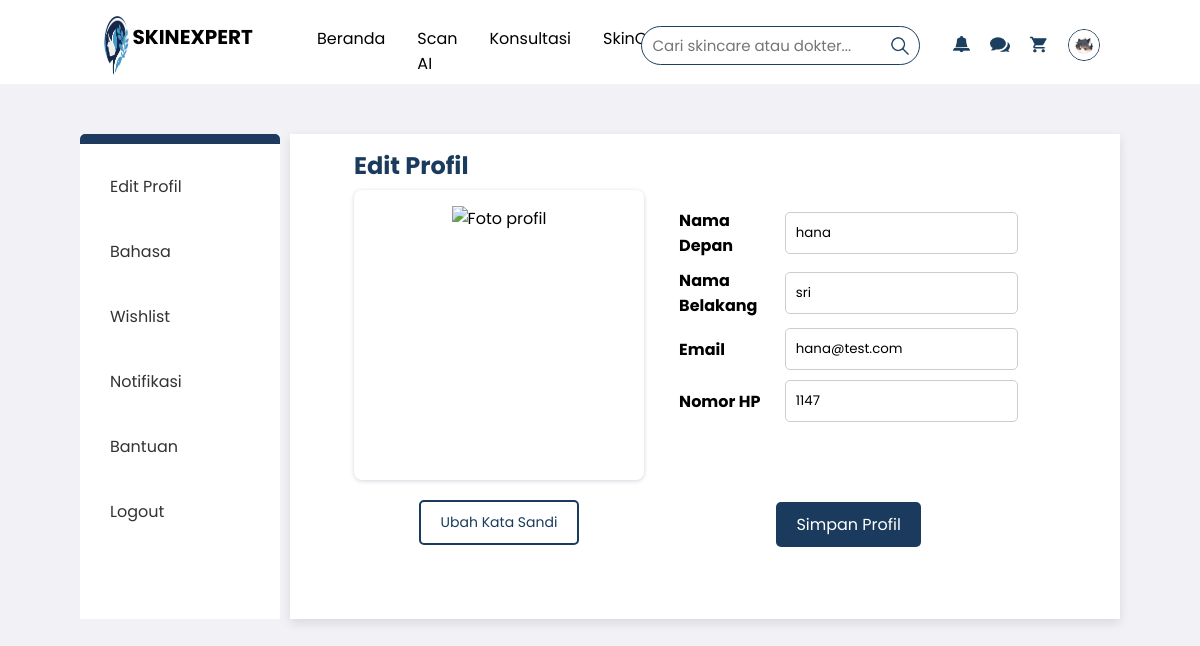
The page /Setting/setting.php (signed in) on the database its author committed.
### tables this page shows
CREATE TABLE `user` (
  `namadepan` varchar(20) NOT NULL,
  `namabelakang` varchar(20) NOT NULL,
  `email` varchar(50) NOT NULL,
  `nohp` int NOT NULL,
  `katasandi` varchar(255) NOT NULL,
  `gambar_user` varchar(255) DEFAULT NULL
);

### Setting/setting.php (the view, shortened to what this page needs)
<?php
include '../asset/dbskin.php';
$email = $_SESSION['email'];
$query = "
    SELECT namadepan, namabelakang, email, nohp, gambar_user
    FROM user
    WHERE email = '$email'
";
$result = mysqli_query($conn, $query);
$user = mysqli_fetch_assoc($result);
?>
<!DOCTYPE html>
<html>
<head>
  <link rel="stylesheet" href="https://cdnjs.cloudflare.com/ajax/libs/font-awesome/5.15.3/css/all.min.css">
</head>
<body>
  <?php include '../header.php'; ?>
  <main>
    <div class="container">
      <div class="sidebar">
        <div class="tab"></div>
        <ul>
          <li><a href="#edit-profil" onclick="showContent('edit-profil')">Edit Profil</a></li>
          <li><a href="#bahasa" onclick="showContent('bahasa')">Bahasa</a></li>
          <li><a href="#wishlist" onclick="showContent('wishlist')">Wishlist</a></li>
          <li><a href="#notifikasi" onclick="showContent('notifikasi')">Notifikasi</a></li>
          <li><a href="#bantuan" onclick="showContent('bantuan')">Bantuan</a></li>
          <li><a href="#logout" onclick="showContent('logout')">Logout</a></li>
        </ul>
      </div>
      <div class="content">
        <div id="edit-profil" class="tab-content">
          <h2 style="color: #1a3b5d; margin-top: 2%;">Edit Profil</h2>
          <div class="container-profile">
            <form id="edit-profil-foto" action="proses_edit_foto.php" method="post" enctype="multipart/form-data">
                <div class="profile-pic-container">
                    <img id="profile-pic" alt="Foto profil" class="profile-pic" src="../gambar/<?php echo htmlspecialchars($user['gambar_user']); ?>" onclick="document.getElementById('gambar_user').click();" />
                  </div>
                  <button class="btn-change-password" id="openModalBtn">Ubah Kata Sandi</button>
            </form>
              <div class="profile-info">
                  <form id="edit-profil-form" action="proses_edit_profil.php" method="post" enctype="multipart/form-data">
                      <div class="form-group">
                          <label for="namadepan">Nama Depan</label>
                          <input type="text" id="namadepan" name="namadepan" value="<?php echo htmlspecialchars($user['namadepan']); ?>">
                      </div>
                      <div class="form-group">
                          <label for="namabelakang">Nama Belakang</label>
                          <input type="text" id="namabelakang" name="namabelakang" value="<?php echo htmlspecialchars($user['namabelakang']); ?>">
                      </div>
                      <div class="form-group">
                          <label for="email">Email</label>
                          <input type="email" id="email" name="email" value="<?php echo htmlspecialchars($user['email']); ?>">
                      </div>
                      <div class="form-group">
                          <label for="nohp">Nomor HP</label>
                          <input type="text" id="nohp" name="nohp" value="<?php echo htmlspecialchars($user['nohp']); ?>">
                      </div>
                      <button type="submit" class="btn-submit">Simpan Profil</button>
                  </form>
              </div>
          </div>
      </div>
      </div>
    </div>
  </main>
</body>
</html>

### Setting/setting.php (style rules this page uses)
body { font-family: "Poppins", sans-serif; margin: 0; padding: 0; background-color: white; background-color: #f1f1f6; }
main { margin-top: 50px; padding: 0 5rem; }
.container { display: flex; }
.sidebar { width: 200px; background-color: #fff; }
.sidebar ul { list-style: none; padding-left: 20px; margin: 0; }
.sidebar ul li { margin-bottom: 20px; font-size: 16px; color: #333; }
.sidebar ul li a { text-decoration: none; color: inherit; display: block; padding: 10px; border-radius: 5px; }
.content { flex-grow: 1; background-color: white; margin-left: 10px; box-shadow: 0 4px 10px rgba(0, 0, 0, 0.1); }
.tab { width: 100%; height: 10px; background-color: #1e3a5f; border-radius: 5px 5px 0 0; margin-bottom: 20px; }
.container-profile { display: flex; align-items: flex-start; padding: 1% 0; }
.profile-pic-container { display: inline-block; position: relative; width: 258px; height: 258px; padding: 16px; background-color: white; border-radius: 8px; box-shadow: rgba(141, 150, 170, 0.4) 0px 1px 4px; text-align: center; }
.profile-pic { width: 100%; height: 100%; object-fit: cover; cursor: pointer; transition: all 0.3s ease-in-out; border-radius: 0; }
.profile-info { display: flex; flex-direction: column; align-items: flex-start; width: 100%; margin-left: 5%; }
.form-group { display: flex; align-items: center; justify-content: space-between; margin-bottom: 10px; }
.form-group label { font-weight: bold; flex: 1; }
#edit-profil-form { padding-top: 5%; width: 90%; }
.form-group input { flex: 2; width: 100%; padding: 10px; border: 1px solid #ccc; border-radius: 5px; box-sizing: border-box; }
.btn-submit { background-color: #1a3b5d; color: white; padding: 12px 20px; border: none; border-radius: 5px; cursor: pointer; font-size: 16px; margin-top: 10px; display: block; margin-left: auto; margin-right: auto; }
.btn-change-password { background-color: transparent; color: #1a3b5d; padding: 10px 20px; border: 2px solid #1a3b5d; border-radius: 5px; cursor: pointer; font-size: 14px; margin-top: 20px; display: block; margin-left: auto; margin-right: auto; }
.tab-content { margin-left: 4rem; margin-right: 4rem; }
.btn-submit { background-color: #1a3b5d; color: white; padding: 10px 20px; border: none; border-radius: 5px; cursor: pointer; font-size: 16px; margin-bottom: 4rem; margin-top: 80px; }

### header.php (style rules this page uses)
* { overscroll-behavior: none; font-family: "Poppins", serif; padding: 0; margin: 0; }
:root { --primary-color: #1C3F60; --secondary-color: #ffff; --text-color: #333; --text-color-secondary: #ffff; --back-color: #DBE2EF; }
body { margin: 0; overflow-x: hidden; }

### rows shown on the page
user: namadepan "hana", namabelakang "sri", email "hana@test.com", nohp "1147"
